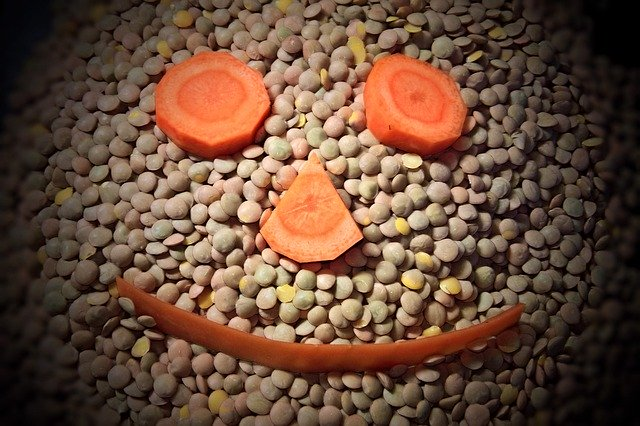
#> input picture opencv/images/img8.jpg, 640 x 426 px, found by its file name
$ python '영상블러링2.py'
#> lines starting #> are read from the running program, lines starting #| are printed output that depends on the picture
import numpy as np
import cv2
from matplotlib import pyplot as plt

# 영상읽기
img1 = cv2.imread("/Users/bagseonghyeon/Desktop/schoolstudy/opencv/images/img8.jpg", cv2.IMREAD_GRAYSCALE)
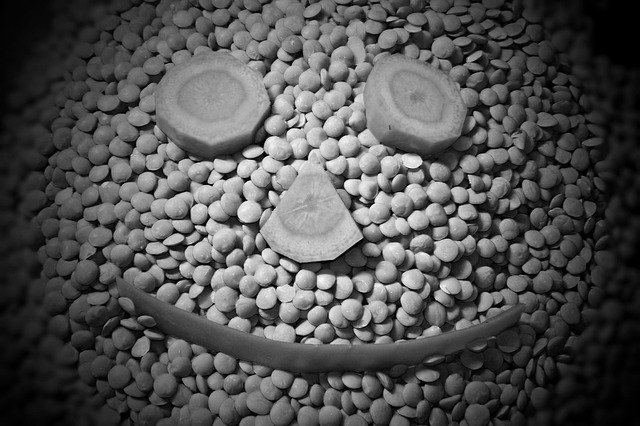
#> img1: shape (426, 640); min 0, max 255, mean 81.3

# 필터 정의 및 블러링
ksize1 = 7; ksize2 = 9
res1 = cv2.GaussianBlur(img1, (ksize1, ksize1), 0)
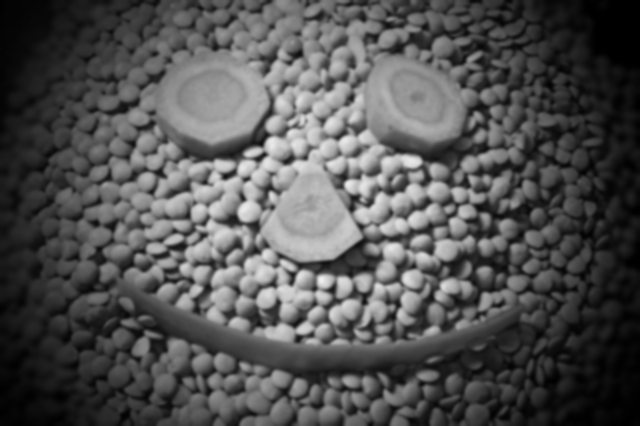
#> res1: shape (426, 640); min 0, max 240, mean 81.3
res2 = cv2.GaussianBlur(img1, (ksize2, ksize2), 0)
res3 = cv2.GaussianBlur(img1, (1, 21), 0)
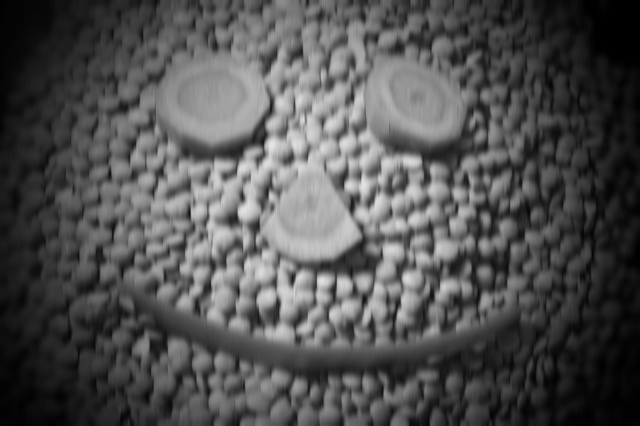
#> res3: shape (426, 640); min 0, max 230, mean 81.3

ress=[]
ress.append(img1), ress.append(res1),
ress.append(res2), ress.append(res3)

titles=['input', '7*7', '9*9', '1*21']

for i in range(4):
    plt.subplot(2, 2, i+1)
    plt.imshow(ress[i], cmap='gray')
    plt.title(titles[i])
    plt.xticks([]),plt.yticks([])
plt.show()
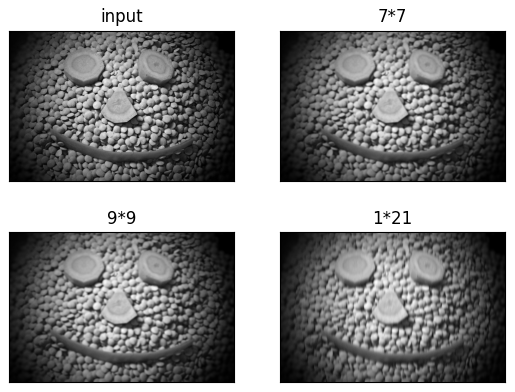
#> figure drawn by matplotlib, 4 panels

$ run again, with opencv/images/img1.jpg copied over opencv/images/img8.jpg
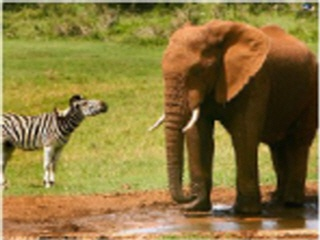
#> input picture opencv/images/img1.jpg, 320 x 240 px, found by its file name
#> `res3 = cv2.GaussianBlur(img1, (1, 21), 0)`:
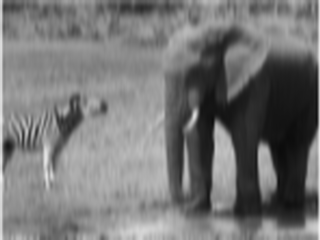
#> res3: shape (240, 320); min 11, max 239, mean 117.7
#> `plt.show()`:
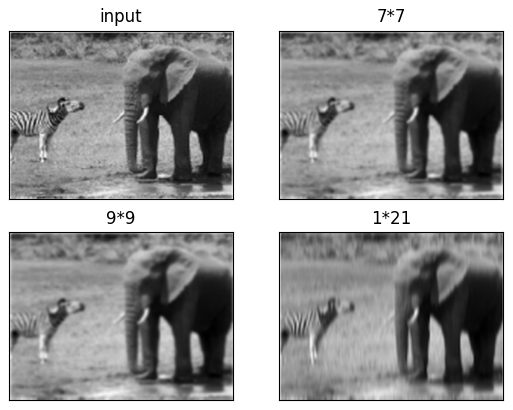
#> figure drawn by matplotlib, 4 panels

$ run again, with opencv/images/img10.jpg copied over opencv/images/img8.jpg
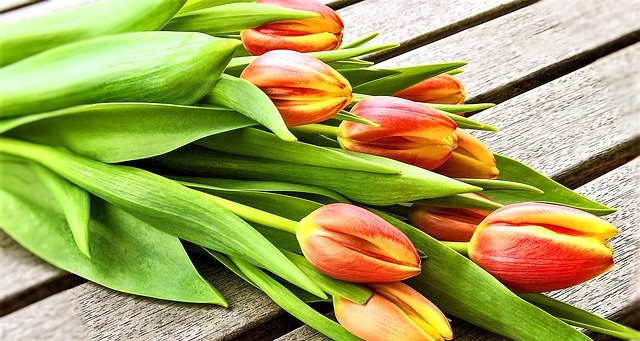
#> input picture opencv/images/img10.jpg, 640 x 341 px, found by its file name
#> `res3 = cv2.GaussianBlur(img1, (1, 21), 0)`:
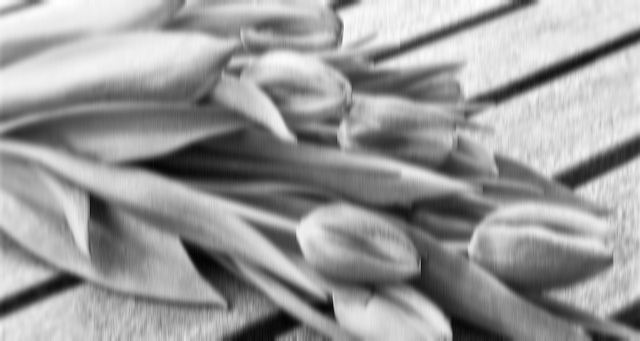
#> res3: shape (341, 640); min 2, max 254, mean 154.5
#> `plt.show()`:
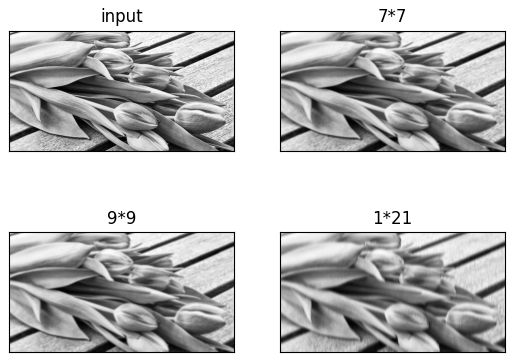
#> figure drawn by matplotlib, 4 panels

$ run again, with opencv/images/img11.jpg copied over opencv/images/img8.jpg
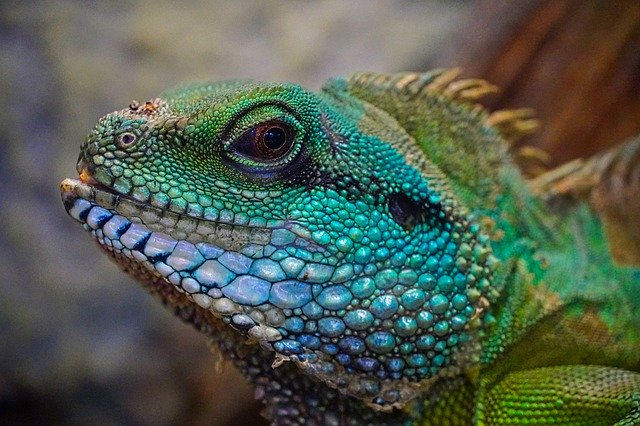
#> input picture opencv/images/img11.jpg, 640 x 426 px, found by its file name
#> `res3 = cv2.GaussianBlur(img1, (1, 21), 0)`:
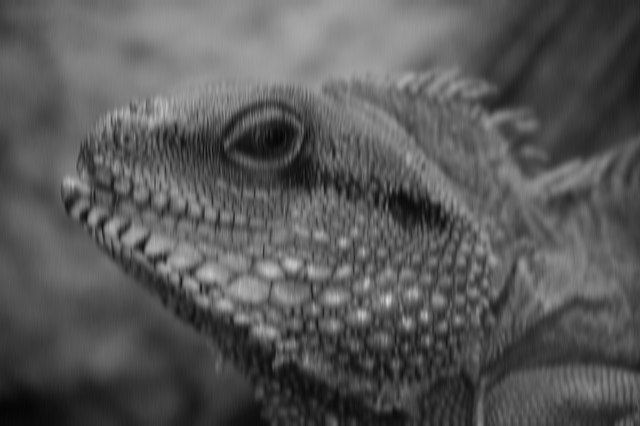
#> res3: shape (426, 640); min 5, max 220, mean 88.2
#> `plt.show()`:
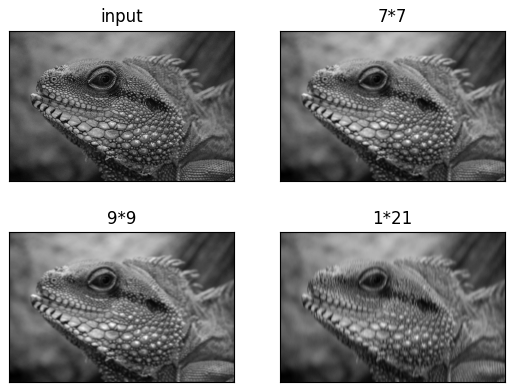
#> figure drawn by matplotlib, 4 panels
